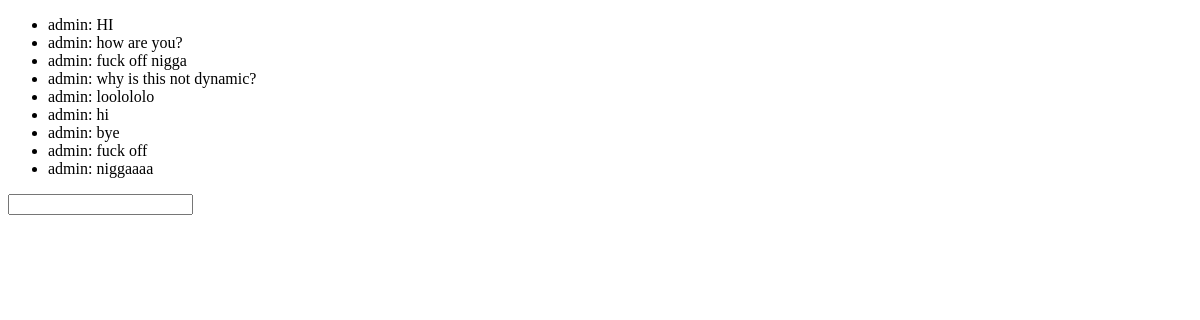
The app's page / (signed in), older data.
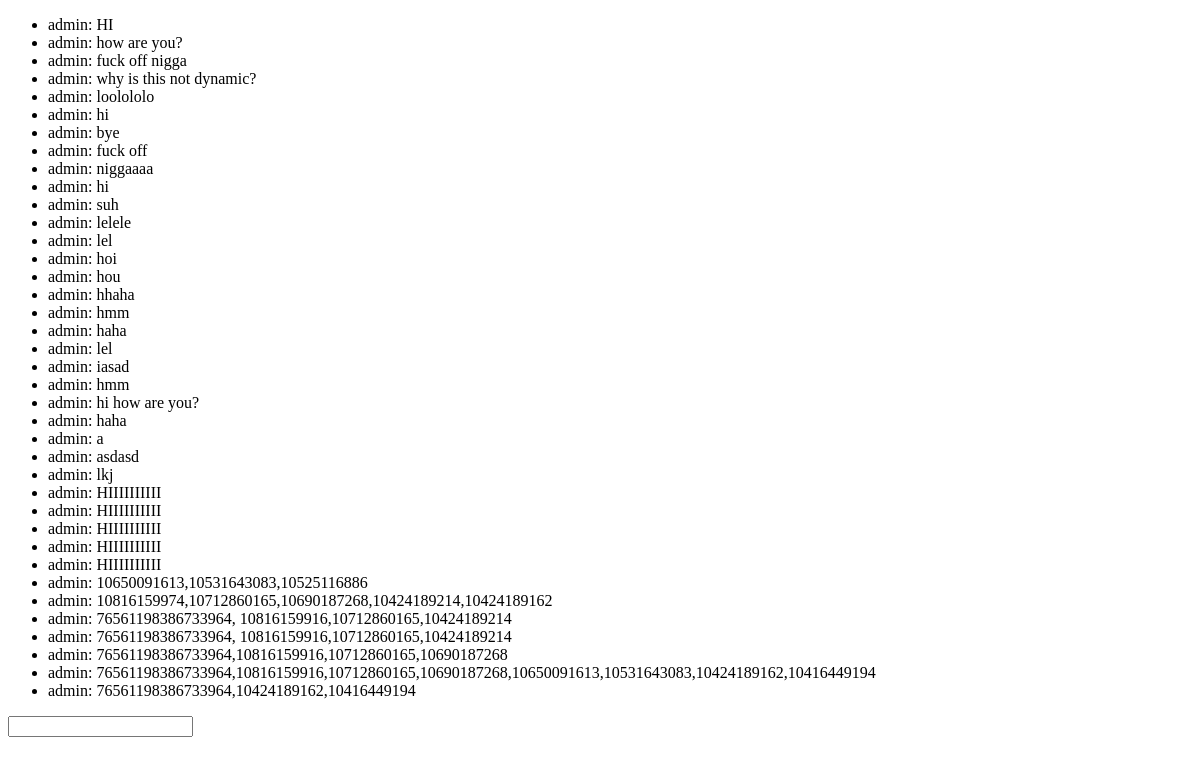
The same page, newer data.
### csgomiddleman/models.py (models this page shows)
class Comments(models.Model):
    user = models.ForeignKey(User)
    text = models.CharField(max_length=255)

### csgomiddleman/views.py (the view)
# urls.py: url(r'^$', views.home, name='home'),
@login_required
def home(request):
    comments = Comments.objects.select_related().all()[0:100]
    return render(request, 'chat/index.html', locals())

### csgomiddleman/templates/chat/index.html (shortened to what this page needs)
<!DOCTYPE html>
<html>
<head>
</head>
<body>
    <ul id="comments">
        {% for comment in comments %}
            <li>{{comment.user}}: {{comment.text}}</li>
        {% endfor %}
    </ul>
    <input type="text" id="comment" name="comment" />
</body>
</html>

Row changes from the older to the newer data that the page shows:
added Comments: user "admin", text "hi"
added Comments: user "admin", text "suh"
added Comments: user "admin", text "lelele"
added Comments: user "admin", text "lel"
added Comments: user "admin", text "hoi"
added Comments: user "admin", text "hou"
added Comments: user "admin", text "hhaha"
added Comments: user "admin", text "hmm"
added Comments: user "admin", text "haha"
added Comments: user "admin", text "lel"
added Comments: user "admin", text "iasad"
added Comments: user "admin", text "hmm"
added Comments: user "admin", text "hi how are you?"
added Comments: user "admin", text "haha"
added Comments: user "admin", text "a"
added Comments: user "admin", text "asdasd"
added Comments: user "admin", text "lkj"
added Comments: user "admin", text "HIIIIIIIIII"
added Comments: user "admin", text "HIIIIIIIIII"
added Comments: user "admin", text "HIIIIIIIIII"
added Comments: user "admin", text "HIIIIIIIIII"
added Comments: user "admin", text "HIIIIIIIIII"
added Comments: user "admin", text "10650091613,10531643083,10525116886"
added Comments: user "admin", text "10816159974,10712860165,10690187268,10424189214,10424189162"
added Comments: user "admin", text "76561198386733964, 10816159916,10712860165,10424189214"
added Comments: user "admin", text "76561198386733964, 10816159916,10712860165,10424189214"
added Comments: user "admin", text "76561198386733964,10816159916,10712860165,10690187268"
added Comments: user "admin", text "76561198386733964,10816159916,10712860165,10690187268,10650091613,10531643083,10424189162,10416449194"
added Comments: user "admin", text "76561198386733964,10424189162,10416449194"
